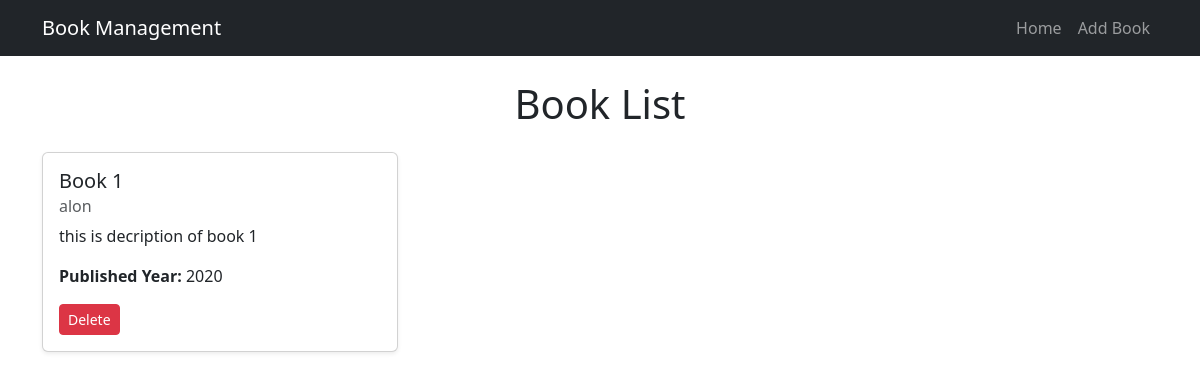
Before: / with the older database file.
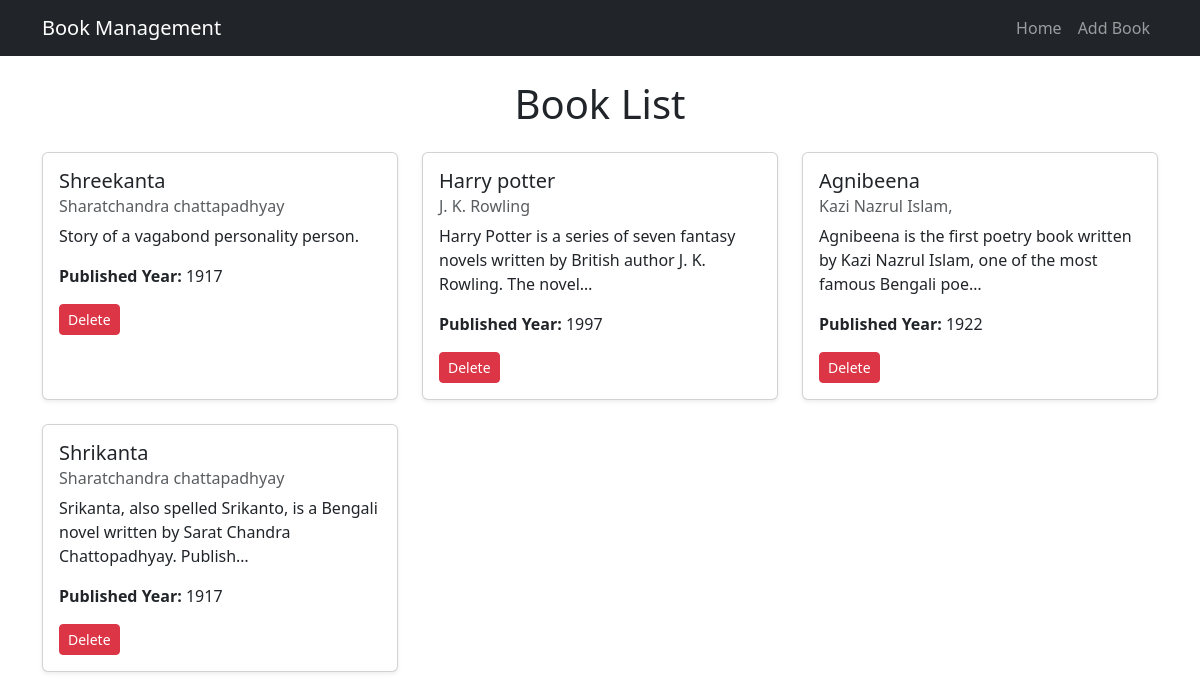
After: the same page with the newer database file.
### books/models.py (models this page shows, shortened)
class Book(models.Model):
    title = models.CharField(max_length=100)
    author = models.CharField(max_length=100)
    description = models.TextField()
    published_year = models.PositiveBigIntegerField()

### books/views.py (the view)
# urls.py: path('',homepage,name='homepage'),
def homepage(request):
    books = Book.objects.all()
    return render(request,'book_list.html',{'books':books})

### templates/book_list.html (shortened to what this page needs)
{% extends "base.html" %}
{% block content %}
    <h1 class="text-center mb-4">Book List</h1>
    <div class="row">
        {% for book in books %}
            <div class="col-md-4 mb-4">
                <div class="card shadow-sm h-100">
                    <div class="card-body">
                        <h5 class="card-title">{{ book.title }}</h5>
                        <h6 class="card-subtitle text-muted mb-2">{{ book.author }}</h6>
                        <p class="card-text">{{ book.description|truncatechars:100 }}</p>
                        <p><strong>Published Year:</strong> {{ book.published_year }}</p>
                        <a href="{% url 'delete_book' book.id %}" class="btn btn-danger btn-sm">Delete</a>
                    </div>
                </div>
            </div>
        {% empty %}
            <p class="text-center">No books available.</p>
        {% endfor %}
    </div>
{% endblock %}

### templates/base.html (shortened to what this page needs)
<!DOCTYPE html>
<html lang="en">
<head>
    <link href="https://cdn.jsdelivr.net/npm/bootstrap@5.3.0/dist/css/bootstrap.min.css" rel="stylesheet">
</head>
<body>
    <nav class="navbar navbar-expand-lg navbar-dark bg-dark">
        <div class="container">
            <a class="navbar-brand" href="">Book Management</a>
            <div class="collapse navbar-collapse">
                <ul class="navbar-nav ms-auto">
                    <li class="nav-item">
                        <a class="nav-link" href="">Home</a>
                    </li>
                    <li class="nav-item">
                        <a class="nav-link" href="{% url 'add_book' %}">Add Book</a>
                    </li>
                </ul>
            </div>
        </div>
    </nav>
    <div class="container mt-4">
        {% block content %}{% endblock %}
    </div>
</body>
</html>

Changed rows visible on the page:
removed Book: title "Book 1", author "alon", description "this is decription of book 1", published_year "2020"
added Book: title "Shreekanta", author "Sharatchandra chattapadhyay", description "Story of a vagabond personality person.", published_year "1917"
added Book: title "Harry potter", author "J. K. Rowling", description "Harry Potter is a series of seven fantasy novels written by British author J. K. Rowling. The novel…", published_year "1997"
added Book: title "Agnibeena", author "Kazi Nazrul Islam,", description "Agnibeena is the first poetry book written by Kazi Nazrul Islam, one of the most famous Bengali poe…", published_year "1922"
added Book: title "Shrikanta", author "Sharatchandra chattapadhyay", description "Srikanta, also spelled Srikanto, is a Bengali novel written by Sarat Chandra Chattopadhyay. Publish…", published_year "1917"
